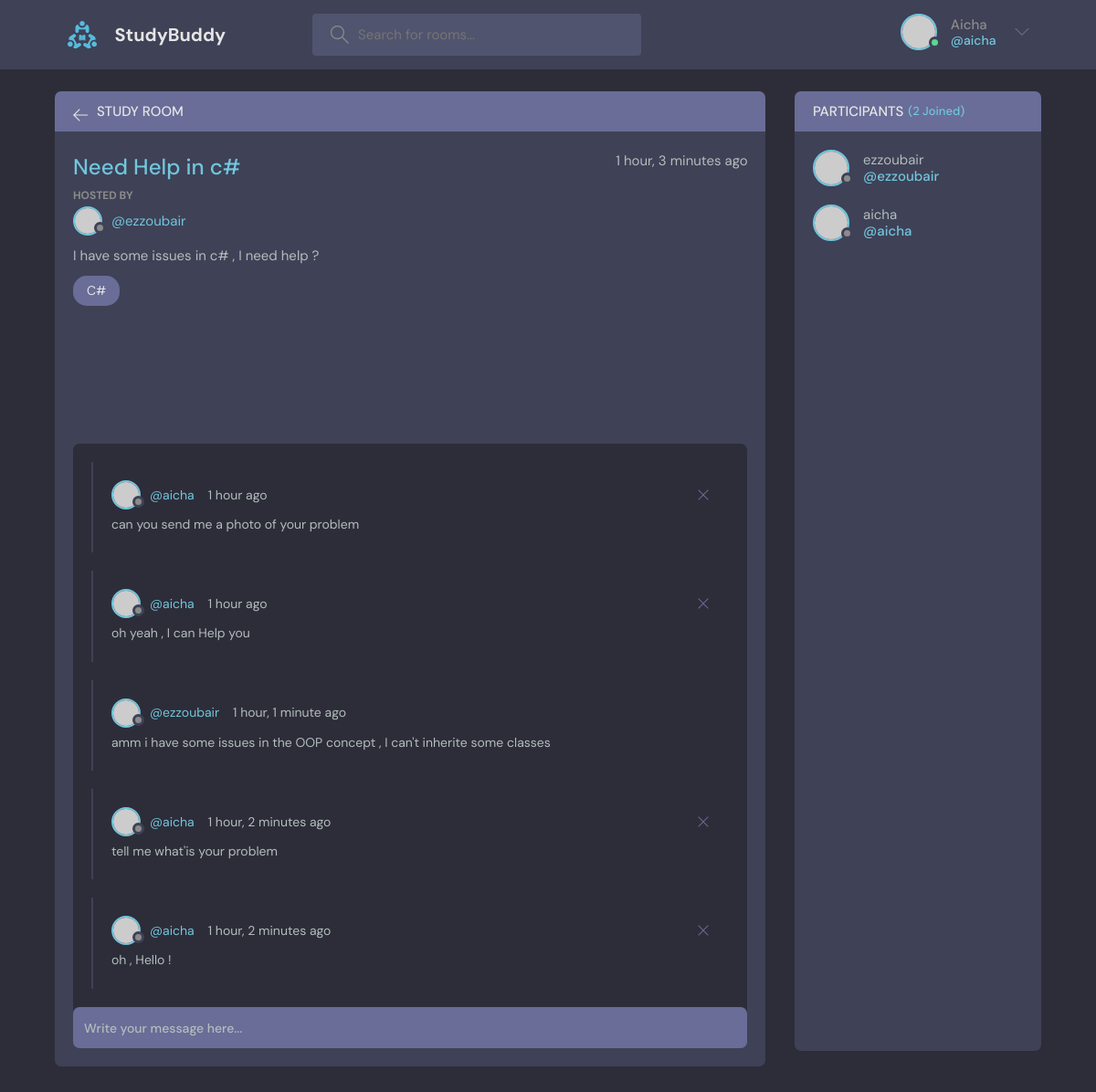
/room/1 (signed in), run on the app's committed database.
### base/models.py (models this page shows, shortened)
class Room(models.Model):
    host = models.ForeignKey(User, on_delete=models.SET_NULL, null=True)
    topic = models.ForeignKey(Topic, on_delete=models.SET_NULL, null=True)
    name = models.CharField(max_length=200)
    description = models.TextField(null=True, max_length=500, blank=True)
    participants = models.ManyToManyField(
        User, related_name="participants", blank=True)
    updated = models.DateTimeField(auto_now=True)
    created = models.DateTimeField(auto_now_add=True)
    class Meta:
        ordering = ['-updated', '-created']

class Topic(models.Model):
    name = models.CharField(max_length=200)
    def __str__(self) -> str:
        return self.name

class Message(models.Model):
    user = models.ForeignKey(User, on_delete=models.CASCADE)
    room = models.ForeignKey(Room, on_delete=models.CASCADE)
    body = models.TextField()
    updated = models.DateTimeField(auto_now=True)
    created = models.DateTimeField(auto_now_add=True)
    class Meta:
        ordering = ['-updated', '-created']

### base/views.py (the view, shortened to what this page needs)
# urls.py: path("room/<int:id>", views.room, name="room"),
def room(request: HttpRequest, id: int):
    room = Room.objects.get(id=id)
    roomMessages = room.message_set.all().order_by("-created")
    participants = room.participants.all()
    context = {
        "room": room,
        "roomMessages": roomMessages,
        "participants": participants
    }
    return render(request, "base/room.html", context)

### base/templates/base/room.html (shortened to what this page needs)
{% extends 'base.html' %}
{% block content %}
<main class="profile-page layout layout--2">
  <div class="container">
    <div class="room">
      <div class="room__top">
        <div class="room__topLeft">
          <a href="{% url 'home' %}">
            <svg version="1.1" xmlns="http://www.w3.org/2000/svg" width="32" height="32" viewBox="0 0 32 32">
              <title>arrow-left</title>
              <path
                d="M13.723 2.286l-13.723 13.714 13.719 13.714 1.616-1.611-10.96-10.96h27.625v-2.286h-27.625l10.965-10.965-1.616-1.607z"
              ></path>
            </svg>
          </a>
          <h3>Study Room</h3>
        </div>
      </div>
      <div class="room__box scroll">
        <div class="room__header scroll">
          <div class="room__info">
            <h3>{{room.name}}</h3>
            <span>{{room.created|timesince}} ago</span>
          </div>
          <div class="room__hosted">
            <p>Hosted By</p>
            <a href="{% url 'user-profile' room.host.id %}" class="room__author">
              <div class="avatar avatar--small">
                <img src="https://randomuser.me/api/portraits/men/37.jpg" />
              </div>
              <span>@{{room.host}}</span>
            </a>
          </div>
          <div class="room__details">
           {{room.description}}
          </div>
          <span class="room__topics">{{room.topic}}</span>
        </div>
        <div class="room__conversation">
          <div class="threads scroll">
            {% for message in roomMessages %}
            <div class="thread">
              <div class="thread__top">
                <div class="thread__author">
                  <a href="{% url 'user-profile' message.user.id %}" class="thread__authorInfo">
                    <div class="avatar avatar--small">
                      <img src="https://randomuser.me/api/portraits/men/37.jpg" />
                    </div>
                    <span>@{{message.user.username}}</span>
                  </a>
                  <span class="thread__date">{{message.created|timesince}} ago</span>
                </div>
                {% if message.user == request.user %}
                <a href="{% url 'delete-message' message.id %}" >
                <div class="thread__delete">
                  <svg version="1.1" xmlns="http://www.w3.org/2000/svg" width="32" height="32" viewBox="0 0 32 32">
                    <title>remove</title>
                    <path
                      d="M27.314 6.019l-1.333-1.333-9.98 9.981-9.981-9.981-1.333 1.333 9.981 9.981-9.981 9.98 1.333 1.333 9.981-9.98 9.98 9.98 1.333-1.333-9.98-9.98 9.98-9.981z"
                    ></path>
                  </svg>
                </div>
              </a>
                {% endif %}
              </div>
              <div class="thread__details">
                {{message.body}}
              </div>
            </div>
            {%endfor%}
          </div>
        </div>
      </div>
      <div class="room__message">
        <form action="" method="POST">
          <input type="text" name="body" placeholder="Write your message here..." />
        </form>
      </div>
    </div>
    <div class="participants">
      <h3 class="participants__top">Participants <span>({{participants.count}} Joined)</span></h3>
      <div class="participants__list scroll">
        {% for participant in participants  %}
        <a href="{% url 'user-profile' participant.id %}" class="participant">
          <div class="avatar avatar--medium">
            <img src="https://randomuser.me/api/portraits/men/37.jpg" />
          </div>
          <p>
              {{participant.username}}
            <span>@{{participant.username}}</span>
          </p>
        </a>
        {% endfor %}
      </div>
    </div>
  </div>
</main>
{% endblock content %}

### templates/navbar.html (shortened to what this page needs)
{% load static  %}
<header class="header header--loggedIn">
    <div class="container">
        <a href="{% url 'home' %}" class="header__logo">
            <img src="{% static 'assets/logo.svg' %}" />
            <h1>StudyBuddy</h1>
        </a>
        <form class="header__search" action='{% url "home" %}' method="GET">
            <label>
                <input type="text" placeholder="Search for rooms..." name="q"/>
            </label>
        </form>
        <nav class="header__menu">
            {% if request.user.is_authenticated %}
                <div class="header__user">
                    <a href="{% url 'user-profile' request.user.id %}">
                        <div class="avatar avatar--medium active">
                            <img src="https://randomuser.me/api/portraits/men/37.jpg" />
                        </div>
                        <p>{{request.user.username|capfirst}}<span>@{{request.user.username}}</span></p>
                    </a>
                    <button class="dropdown-button">
                        <svg version="1.1" xmlns="http://www.w3.org/2000/svg" width="32" height="32" viewBox="0 0 32 32">
                            <title>chevron-down</title>
                            <path d="M16 21l-13-13h-3l16 16 16-16h-3l-13 13z"></path>
                        </svg>
                    </button>
                </div>
            {% else %}
                <a href="{% url 'login' %}">
                    <img src="{% static 'assets/avatar.svg' %}" />
                    <p>Login</p>
                </a>
            {% endif %}
        </nav>
    </div>
</header>

### data on the page
Room: name "Need Help in c#", created "1 hour, 3 minutes", host "ezzoubair", description "I have some issues in c# , I need help ?", topic "C#"
Message: user.username "aicha", created "1 hour", body "can you send me a photo of your problem"
Message: user.username "aicha", created "1 hour", body "oh yeah , I can Help you"
Message: user.username "ezzoubair", created "1 hour, 1 minute", body "amm i have some issues in the OOP concept , I can't inherite some classes"
Message: user.username "aicha", created "1 hour, 2 minutes", body "tell me what'is your problem"
Message: user.username "aicha", created "1 hour, 2 minutes", body "oh , Hello !"

### other printed values
{{ request.user.username|capfirst }} "Aicha"
{{ request.user.username }} "aicha"
{{ participants.count }} "2"
{{ participant.username }} "ezzoubair"
{{ participant.username }} "aicha"
